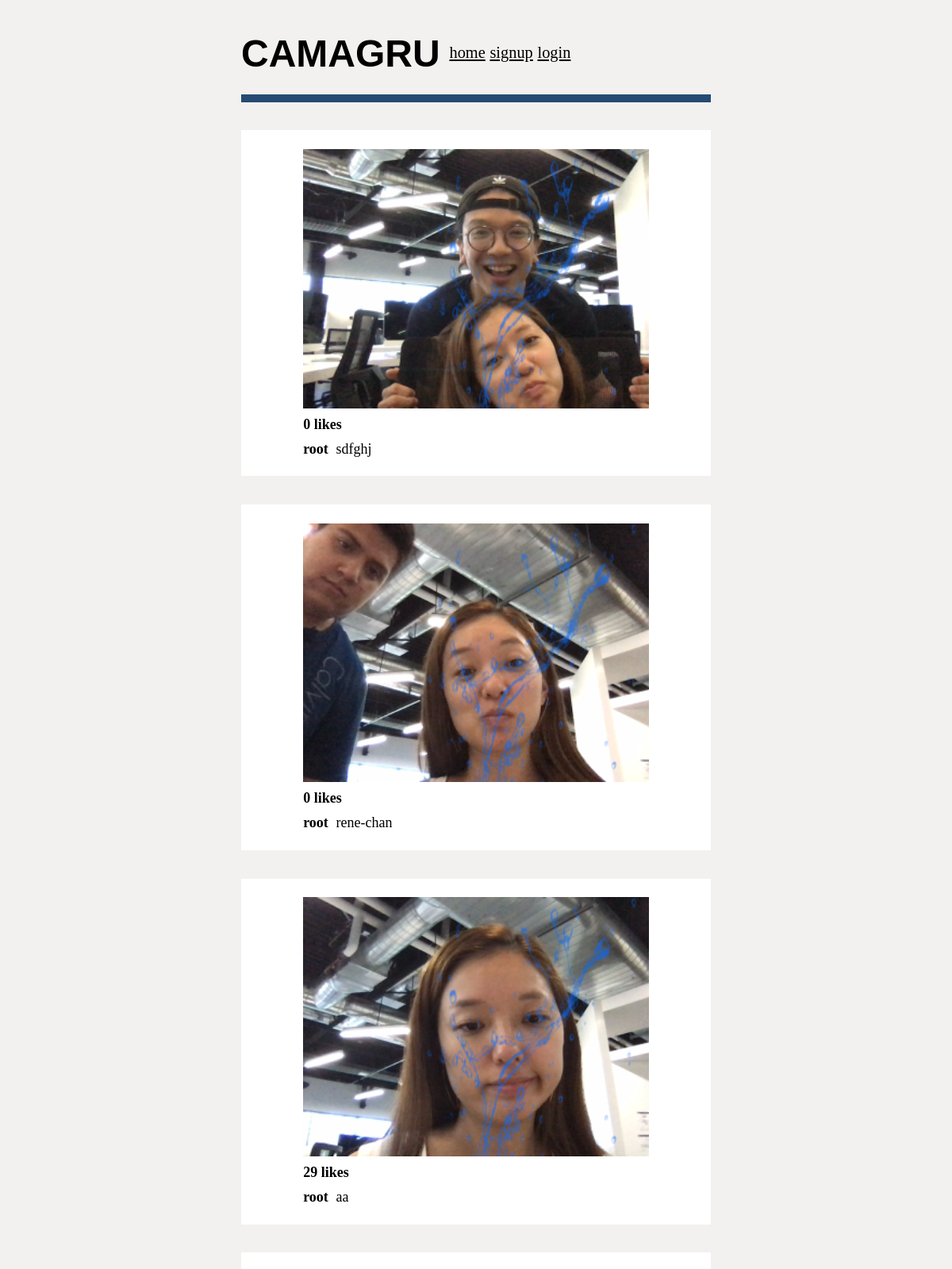
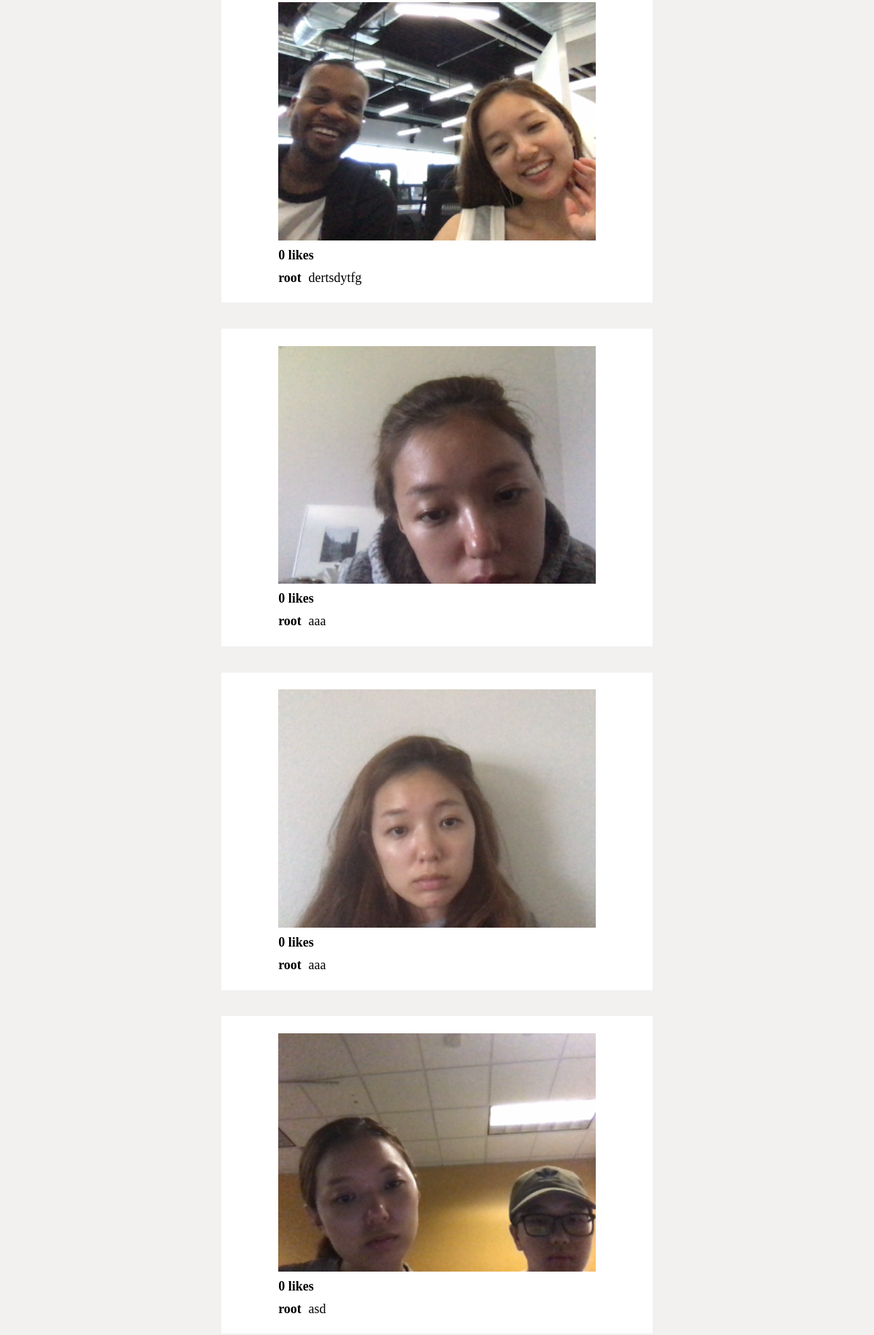
Screenshot of /?page=2 (upper part) with the database file from the repository (2 pictures, top to bottom).
### blog/models.py (models this page shows, shortened)
class Image(models.Model):
    image = models.ImageField(upload_to='images/')
    user = models.ForeignKey(User, on_delete=models.CASCADE)
    uploaded_at = models.DateTimeField(auto_now_add=True)
    num_likes = models.IntegerField(default=0)
    caption = models.CharField(max_length=100, null=True)
    likes = models.ManyToManyField(User, related_name='likes', blank=True)

### blog/views.py (the view)
# urls.py: path('', views.home, name='home'),
def home(request):
    image_list = Image.objects.all().order_by('-uploaded_at')
    paginator = Paginator(image_list, 10)
    page = request.GET.get('page')
    images = paginator.get_page(page)
    return render(request, 'home.html', {'images': images})

### blog/templates/home.html (shortened to what this page needs)
{% extends 'base.html' %}
{% load static %}
{% block stylesheet %}
<link rel="stylesheet" href="{% static 'css/home.css' %}">
{% endblock %}
{% block content %}
<center>
    {% if user.is_authenticated %}
        {% for img in images %}
        <div class='post'>
            <div><img id="photo" src="{{ img.image.url }}" alt="image"></div>
            <div class='likecorner'>
                <div><a href="{% url 'like' img.pk %}">❤</a></div>
                <div id='likesforlogin'>{{ img.num_likes }} likes</div>
            </div>
            <div class='captioncorner'>
                <div id='user'>{{ img.user.username }}</div>
                <div id='caption'>{{ img.caption }}</div>
            </div>
            {% for comment in img.comments.all %}
                <div class='captioncorner'>
                    <div id='user'>{{ comment.user}}</div>
                    <div id='caption'>{{ comment.text }}</div>
                </div>
            {% endfor %}
            <form action="{% url 'comment' %}" method="POST" class='comment'>
                {% csrf_token %}
                <textarea name="text" id="com" cols="75" rows="1"></textarea>
                <input type="hidden" id="image id" name="imageid" value="{{ img.id }}">
                <button type="submit">Post</button>
            </form>
        </div>
        {% endfor %}
        <div class="pagination">
            <span class="step-links">
                {% if images.has_previous %}
                    <a href="?page=1">&laquo; first</a>
                    <a href="?page={{ images.previous_page_number }}">previous</a>
                {% endif %}
                <span class="current">
                    Page {{ images.number }} of {{ images.paginator.num_pages }}
                </span>
                {% if images.has_next %}
                    <a href="?page={{ images.next_page_number }}">next</a>
                    <a href="?page={{ images.paginator.num_pages }}">last &raquo;</a>
                {% endif %}
            </span>
        </div>
    {% else %}
        {% for img in images %}
        <div class='post'>
                <div><img id="photo" src="{{ img.image.url }}" alt="image"></div>
                <div class='likecorner'>
                    <div id='likes'>{{ img.num_likes }} likes</div>
                </div>
                <div class='captioncorner'>
                    <div id='user'>{{ img.user }}</div>
                    <div id='caption'>{{ img.caption }}</div>
                </div>
            </div>
            {% endfor %}
    {% endif %}
</center>
{% endblock %}

### blog/static/css/base.css (style rules this page uses)
body { background-color: rgb(242, 241, 240); }

### blog/static/css/home.css (style rules this page uses)
.post { display: flex; flex-direction: column; justify-content: center; background-color: white; padding: 2%; margin: 3%; margin-inline-start: 25%; margin-inline-end: 25%; }
#photo { display: flex; justify-content: center; width: 80%; height: 80%; }
.captioncorner { display: flex; flex-direction: row; justify-content: left; margin-top: 10px; margin-inline-start: 10%; font-size: 1.5vw; }
#user { font-weight: bold; }
#caption { display: flex; margin-inline-start: 2%; }
.likecorner { display: flex; flex-direction: row; justify-content: left; margin-top: 10px; margin-inline-start: 10%; margin-inline-end:5%; font-size: 1.5vw; }
#likes { font-weight: bold; }

### rows the page displays
Image: image (picture), num_likes "0", user "root", caption "sdfghj"
Image: image (picture), num_likes "0", user "root", caption "rene-chan"
Image: image (picture), num_likes "29", user "root", caption "aa"
Image: image (picture), num_likes "0", user "root", caption "dertsdytfg"
Image: image (picture), num_likes "0", user "root", caption "aaa"
Image: image (picture), num_likes "0", user "root", caption "aaa"
Image: image (picture), num_likes "0", user "root", caption "asd"
